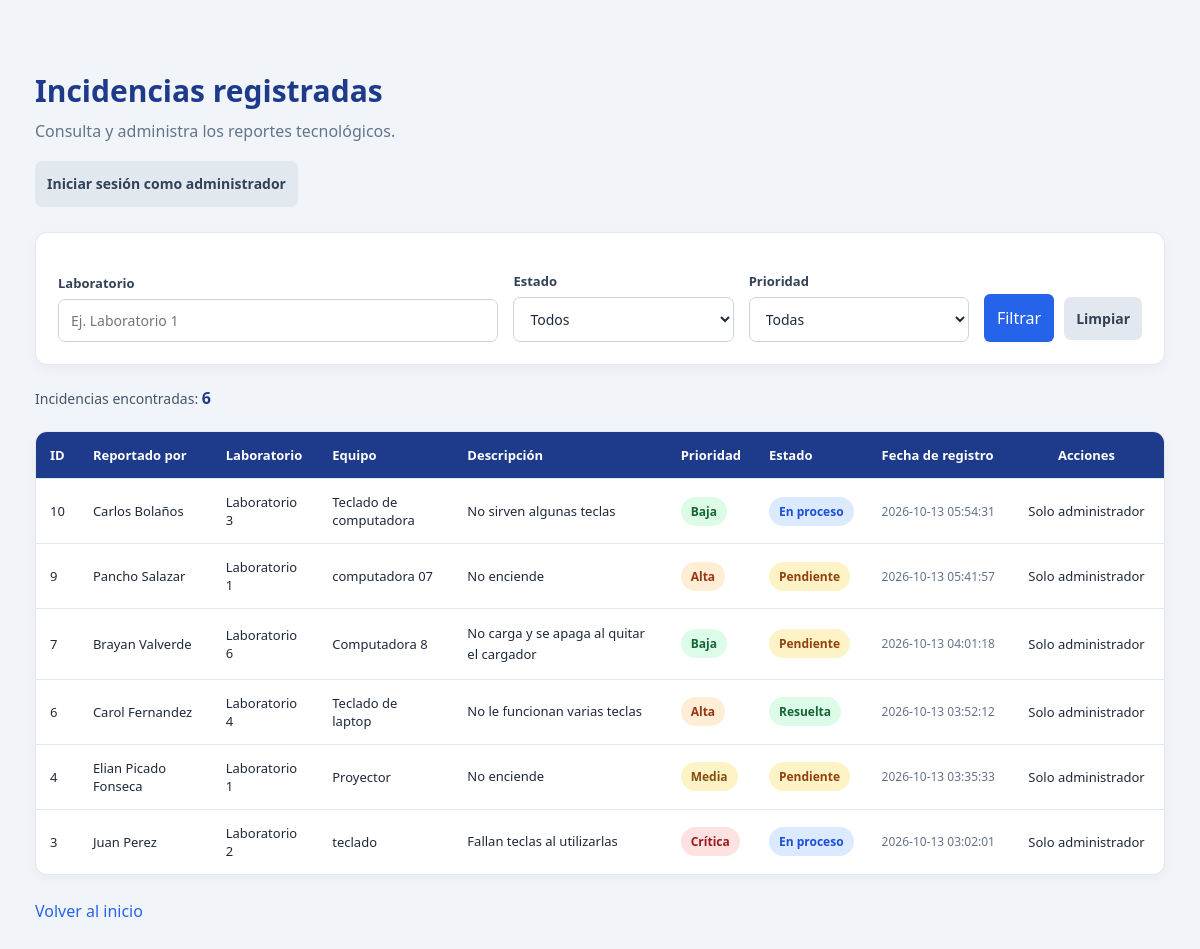
The page /pages/listar.php on the database its author committed.
### tables this page shows
CREATE TABLE `incidencias` (
  `id` int(11) NOT NULL,
  `nombre_reporta` varchar(100) NOT NULL,
  `laboratorio` varchar(100) NOT NULL,
  `equipo_afectado` varchar(150) NOT NULL,
  `descripcion` text NOT NULL,
  `prioridad` enum('Baja','Media','Alta','Crítica') NOT NULL DEFAULT 'Media',
  `estado` enum('Pendiente','En proceso','Resuelta') NOT NULL DEFAULT 'Pendiente',
  `fecha_registro` timestamp NOT NULL DEFAULT current_timestamp()
);

### pages/listar.php (the view, shortened to what this page needs)
<?php
require_once "../config/database.php";
function escapar($valor) {
    return htmlspecialchars((string)$valor, ENT_QUOTES, "UTF-8");
}
$es_admin = isset($_SESSION["admin_id"]);
$laboratorio = trim($_GET["laboratorio"] ?? "");
$sql = "SELECT * FROM incidencias WHERE 1=1";
$sql .= " ORDER BY fecha_registro DESC";
$stmt = $conexion->prepare($sql);
if (!$stmt->execute()) {
    exit("Error al consultar las incidencias.");
}
$resultado = $stmt->get_result();
$total = $resultado->num_rows;
$clases_prioridad = [
    "Baja" => "prioridad-baja",
    "Media" => "prioridad-media",
    "Alta" => "prioridad-alta",
    "Crítica" => "prioridad-critica"
];
$clases_estado = [
    "Pendiente" => "estado-pendiente",
    "En proceso" => "estado-en-proceso",
    "Resuelta" => "estado-resuelta"
];
?>
<!DOCTYPE html>
<html lang="es">
<head>
    <link rel="stylesheet" href="../css/style.css">
    <link rel="stylesheet" href="../css/listar.css">
</head>
<body>
<main class="contenedor-listado">
    <header class="encabezado-listado">
        <h1>Incidencias registradas</h1>
        <p>Consulta y administra los reportes tecnológicos.</p>
        <?php if ($es_admin): ?>
            <p>
                Sesión iniciada como:
                <strong><?= escapar($_SESSION["admin_usuario"] ?? "Administrador") ?></strong>
            </p>
            <a class="boton-secundario" href="../logout.php">
                Cerrar sesión
            </a>
        <?php else: ?>
            <p>
                <a class="boton-secundario" href="../login.php">
                    Iniciar sesión como administrador
                </a>
            </p>
        <?php endif; ?>
    </header>
    <form method="GET" class="filtros">
        <div>
            <label for="laboratorio">Laboratorio</label>
            <input
                type="text"
                id="laboratorio"
                name="laboratorio"
                placeholder="Ej. Laboratorio 1"
                value="<?= escapar($laboratorio) ?>"
            >
        </div>
        <div>
            <label for="estado">Estado</label>
            <select id="estado" name="estado">
                <option value="">Todos</option>
            </select>
        </div>
        <div>
            <label for="prioridad">Prioridad</label>
            <select id="prioridad" name="prioridad">
                <option value="">Todas</option>
            </select>
        </div>
        <div class="acciones-filtro">
            <button type="submit">Filtrar</button>
            <a class="boton-secundario" href="listar.php">
                Limpiar
            </a>
        </div>
    </form>
    <p class="total">
        Incidencias encontradas:
        <strong><?= $total ?></strong>
    </p>
    <div class="tabla-contenedor">
        <table class="tabla-incidencias">
            <thead>
                <tr>
                    <th>ID</th>
                    <th>Reportado por</th>
                    <th>Laboratorio</th>
                    <th>Equipo</th>
                    <th>Descripción</th>
                    <th>Prioridad</th>
                    <th>Estado</th>
                    <th>Fecha de registro</th>
                    <th>Acciones</th>
                </tr>
            </thead>
            <tbody>
                <?php if ($total > 0): ?>
                    <?php while ($incidencia = $resultado->fetch_assoc()): ?>
                        <tr>
                            <td><?= (int)$incidencia["id"] ?></td>
                            <td>
                                <?= escapar($incidencia["nombre_reporta"]) ?>
                            </td>
                            <td>
                                <?= escapar($incidencia["laboratorio"]) ?>
                            </td>
                            <td>
                                <?= escapar($incidencia["equipo_afectado"]) ?>
                            </td>
                            <td>
                                <?= escapar($incidencia["descripcion"]) ?>
                            </td>
                            <td>
                                <span class="etiqueta <?= escapar($clases_prioridad[$incidencia["prioridad"]] ?? "") ?>">
                                    <?= escapar($incidencia["prioridad"]) ?>
                                </span>
                            </td>
                            <td>
                                <span class="etiqueta <?= escapar($clases_estado[$incidencia["estado"]] ?? "") ?>">
                                    <?= escapar($incidencia["estado"]) ?>
                                </span>
                            </td>
                            <td>
                                <?= escapar($incidencia["fecha_registro"]) ?>
                            </td>
                            <td>
                                <?php if ($es_admin): ?>
                                    <div class="acciones">
                                        <a
                                            class="btn-editar"
                                            href="editar.php?id=<?= (int)$incidencia["id"] ?>"
                                        >
                                            Editar
                                        </a>
                                        <a
                                            class="btn-eliminar"
                                            href="eliminar.php?id=<?= (int)$incidencia["id"] ?>"
                                        >
                                            Eliminar
                                        </a>
                                    </div>
                                <?php else: ?>
                                    <span>Solo administrador</span>
                                <?php endif; ?>
                            </td>
                        </tr>
                    <?php endwhile; ?>
                <?php endif; ?>
            </tbody>
        </table>
    </div>
    <a class="enlace volver" href="../index.php">
        Volver al inicio
    </a>
</main>
</body>
</html>

### css/style.css (style rules this page uses)
* { box-sizing: border-box; }
body { margin: 0; padding: 30px 15px; font-family: Arial, Helvetica, sans-serif; background: #f1f5f9; color: #1e293b; }
input, select, textarea, button { font: inherit; }
label { display: block; margin: 17px 0 7px; font-weight: bold; }
input, select, textarea { width: 100%; padding: 12px; border: 1px solid #cbd5e1; border-radius: 6px; background: #fff; }
button { padding: 13px; border: none; border-radius: 6px; background: #2563eb; color: white; cursor: pointer; }
.enlace { color: #2563eb; text-decoration: none; }

### css/listar.css (style rules this page uses)
.contenedor-listado { max-width: 1400px; margin: 0 auto; padding: 20px; font-family: "Segoe UI", Arial, sans-serif; }
.encabezado-listado { margin-bottom: 25px; }
.encabezado-listado h1 { margin-bottom: 8px; color: #1e3a8a; font-size: 30px; font-weight: 700; }
.encabezado-listado p { color: #64748b; margin-top: 0; line-height: 1.6; }
.filtros { display: grid; grid-template-columns: 2fr 1fr 1fr auto; gap: 15px; align-items: end; padding: 22px; margin-bottom: 20px; background: #ffffff; border: 1px solid #e2e8f0; border-radius: 12px; box-shadow: 0 4px 12px rgba(15, 23, 42, 0.04); }
.filtros label { display: block; margin-bottom: 7px; color: #334155; font-size: 13px; font-weight: 600; }
.filtros input, .filtros select { width: 100%; min-width: 0; box-sizing: border-box; padding: 11px 12px; border: 1px solid #cbd5e1; border-radius: 7px; background: #ffffff; color: #1e293b; font: inherit; font-size: 14px; }
.acciones-filtro { display: flex; align-items: center; gap: 10px; }
.acciones-filtro button { margin: 0; white-space: nowrap; }
.boton-secundario { display: inline-block; padding: 12px; color: #334155; background: #e2e8f0; border-radius: 7px; text-decoration: none; font-size: 14px; font-weight: 600; white-space: nowrap; transition: background 0.2s; }
.total { margin: 22px 0; color: #475569; font-size: 14px; }
.total strong { color: #1e3a8a; font-size: 16px; }
.tabla-contenedor { overflow-x: auto; background: #ffffff; border-radius: 12px; border: 1px solid #e2e8f0; box-shadow: 0 4px 12px rgba(15, 23, 42, 0.04); }
.tabla-incidencias { width: 100%; border-collapse: collapse; font-size: 13px; }
.tabla-incidencias th, .tabla-incidencias td { padding: 14px; text-align: left; border-bottom: 1px solid #e2e8f0; vertical-align: middle; }
.tabla-incidencias th { background: #1e3a8a; color: #ffffff; font-weight: 600; white-space: nowrap; }
.tabla-incidencias tbody tr { transition: background 0.15s; }
.tabla-incidencias tbody tr:last-child td { border-bottom: none; }
.tabla-incidencias td:nth-child(5) { min-width: 180px; max-width: 280px; line-height: 1.6; overflow-wrap: anywhere; }
.tabla-incidencias td:nth-child(8) { white-space: nowrap; color: #64748b; font-size: 12px; }
.etiqueta { display: inline-block; padding: 6px 10px; border-radius: 20px; font-size: 12px; font-weight: 700; white-space: nowrap; }
.prioridad-baja { color: #166534; background: #dcfce7; }
.prioridad-media { color: #854d0e; background: #fef3c7; }
.prioridad-alta { color: #9a3412; background: #ffedd5; }
.prioridad-critica { color: #991b1b; background: #fee2e2; }
.estado-pendiente { color: #92400e; background: #fef3c7; }
.estado-en-proceso { color: #1d4ed8; background: #dbeafe; }
.estado-resuelta { color: #166534; background: #dcfce7; }
.tabla-incidencias th:last-child, .tabla-incidencias td:last-child { text-align: center; min-width: 155px; }
.volver { display: inline-block; margin-top: 25px; }

### rows shown on the page
incidencias: id "10", nombre_reporta "Carlos Bolaños", laboratorio "Laboratorio 3", equipo_afectado "Teclado de computadora", descripcion "No sirven algunas teclas", prioridad "Baja", estado "En proceso", fecha_registro "2026-10-13 05:54:31"
incidencias: id "9", nombre_reporta "Pancho Salazar", laboratorio "Laboratorio 1", equipo_afectado "computadora 07", descripcion "No enciende", prioridad "Alta", estado "Pendiente", fecha_registro "2026-10-13 05:41:57"
incidencias: id "7", nombre_reporta "Brayan Valverde", laboratorio "Laboratorio 6", equipo_afectado "Computadora 8", descripcion "No carga y se apaga al quitar el cargador", prioridad "Baja", estado "Pendiente", fecha_registro "2026-10-13 04:01:18"
incidencias: id "6", nombre_reporta "Carol Fernandez", laboratorio "Laboratorio 4", equipo_afectado "Teclado de laptop", descripcion "No le funcionan varias teclas", prioridad "Alta", estado "Resuelta", fecha_registro "2026-10-13 03:52:12"
incidencias: id "4", nombre_reporta "Elian Picado Fonseca", laboratorio "Laboratorio 1", equipo_afectado "Proyector", descripcion "No enciende", prioridad "Media", estado "Pendiente", fecha_registro "2026-10-13 03:35:33"
incidencias: id "3", nombre_reporta "Juan Perez", laboratorio "Laboratorio 2", equipo_afectado "teclado", descripcion "Fallan teclas al utilizarlas", prioridad "Crítica", estado "En proceso", fecha_registro "2026-10-13 03:02:01"

### other values the page prints
$total "6"
